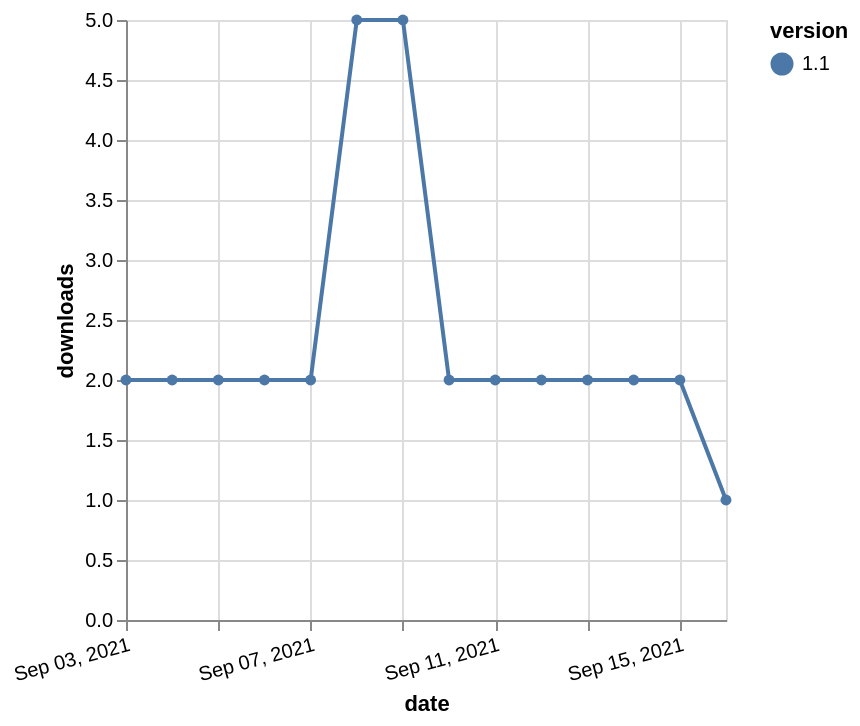

This figure's Vega-Lite source:
### Vega-Lite specification from a JSON file in a GitHub repository (floating-point values rounded to 4 significant figures)
{"$schema": "https://vega.github.io/schema/vega-lite/v5.json", "description": "A simple bar chart with embedded data.", "data": {"values": [{"date": "2021-09-03", "total": 3778, "delta": 2, "version": "1.1"}, {"date": "2021-09-04", "total": 3780, "delta": 2, "version": "1.1"}, {"date": "2021-09-05", "total": 3782, "delta": 2, "version": "1.1"}, {"date": "2021-09-06", "total": 3784, "delta": 2, "version": "1.1"}, {"date": "2021-09-07", "total": 3786, "delta": 2, "version": "1.1"}, {"date": "2021-09-08", "total": 3791, "delta": 5, "version": "1.1"}, {"date": "2021-09-09", "total": 3796, "delta": 5, "version": "1.1"}, {"date": "2021-09-10", "total": 3798, "delta": 2, "version": "1.1"}, {"date": "2021-09-11", "total": 3800, "delta": 2, "version": "1.1"}, {"date": "2021-09-12", "total": 3802, "delta": 2, "version": "1.1"}, {"date": "2021-09-13", "total": 3804, "delta": 2, "version": "1.1"}, {"date": "2021-09-14", "total": 3806, "delta": 2, "version": "1.1"}, {"date": "2021-09-15", "total": 3808, "delta": 2, "version": "1.1"}, {"date": "2021-09-16", "total": 3809, "delta": 1, "version": "1.1"}]}, "width": "container", "mark": {"type": "line", "point": {"filled": true}}, "encoding": {"x": {"field": "date", "type": "temporal", "timeUnit": "yearmonthdate", "title": "date", "axis": {"labelAngle": -15}}, "y": {"field": "delta", "type": "quantitative", "title": "downloads"}, "color": {"field": "version", "type": "nominal"}, "tooltip": {"field": "delta"}}}
